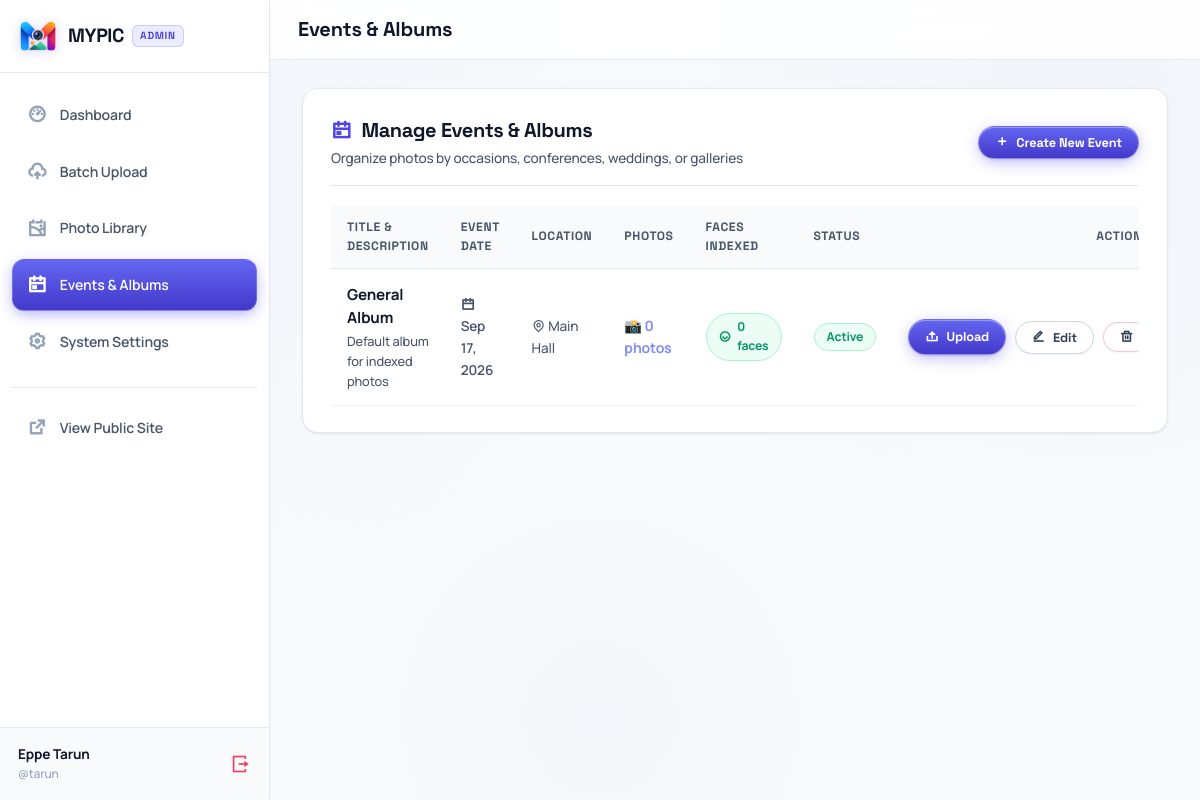
Page /admin/events.php (signed in) on the committed database.
### tables this page shows
CREATE TABLE IF NOT EXISTS `events` (
    `id` INT AUTO_INCREMENT PRIMARY KEY,
    `title` VARCHAR(150) NOT NULL,
    `slug` VARCHAR(160) NOT NULL UNIQUE,
    `description` TEXT DEFAULT NULL,
    `event_date` DATE DEFAULT NULL,
    `location` VARCHAR(150) DEFAULT NULL,
    `cover_image` VARCHAR(255) DEFAULT NULL,
    `is_active` TINYINT(1) DEFAULT 1,
    `photo_count` INT DEFAULT 0,
    `created_at` TIMESTAMP DEFAULT CURRENT_TIMESTAMP,
    `updated_at` TIMESTAMP DEFAULT CURRENT_TIMESTAMP ON UPDATE CURRENT_TIMESTAMP
);

### admin/events.php (the view, shortened to what this page needs)
<?php
$pageTitle = 'Events & Albums';
require_once __DIR__ . '/header.php';
$db = Database::getConnection();
$stmt = $db->query("
    SELECT e.*,
        (SELECT COUNT(*) FROM photos WHERE event_id = e.id) AS photo_count,
        (SELECT COUNT(*) FROM photo_faces pf JOIN photos p ON pf.photo_id = p.id WHERE p.event_id = e.id) AS total_faces
    FROM events e
    ORDER BY e.event_date DESC, e.id DESC
");
$events = $stmt->fetchAll();
?>
<div class="admin-card">
    <div class="card-header-row">
        <div>
            <div class="card-title">
                <i class="ri-calendar-event-line" style="color: var(--primary);"></i>
                <span>Manage Events & Albums</span>
            </div>
            <div style="font-size: 0.85rem; color: var(--text-secondary); margin-top: 2px;">Organize photos by occasions, conferences, weddings, or galleries</div>
        </div>
        <button class="btn btn-primary btn-sm" onclick="openEventModal()">
            <i class="ri-add-line"></i> Create New Event
        </button>
    </div>
    <?php if (empty($events)): ?>
        <div style="text-align: center; padding: 56px 20px; color: var(--text-secondary);">
            <div style="font-size: 48px; margin-bottom: 12px; color: var(--text-muted);"><i class="ri-folder-add-line"></i></div>
            <div style="font-weight: 700; color: #ffffff; font-size: 1.15rem; margin-bottom: 4px;">No events created yet</div>
            <p style="font-size: 0.9rem; margin-bottom: 20px;">Create your first event album to start grouping photos.</p>
            <button class="btn btn-primary btn-sm" onclick="openEventModal()"><i class="ri-add-line"></i> Create Event</button>
        </div>
    <?php else: ?>
        <div class="table-responsive">
            <table class="admin-table">
                <thead>
                    <tr>
                        <th>Title & Description</th>
                        <th>Event Date</th>
                        <th>Location</th>
                        <th>Photos</th>
                        <th>Faces Indexed</th>
                        <th>Status</th>
                        <th style="text-align: right;">Actions</th>
                    </tr>
                </thead>
                <tbody>
                    <?php foreach ($events as $ev): ?>
                        <tr id="event-row-<?php echo $ev['id']; ?>">
                            <td>
                                <div style="font-weight: 700; color: #ffffff; font-size: 0.95rem;"><?php echo htmlspecialchars($ev['title']); ?></div>
                                <div style="font-size: 0.8rem; color: var(--text-secondary); margin-top: 2px; max-width: 320px;">
                                    <?php echo htmlspecialchars($ev['description'] ?: 'No description'); ?>
                                </div>
                            </td>
                            <td>
                                <span style="font-size: 0.85rem; color: var(--text-secondary); font-weight: 600;">
                                    <i class="ri-calendar-line"></i> <?php echo $ev['event_date'] ? date('M d, Y', strtotime($ev['event_date'])) : 'N/A'; ?>
                                </span>
                            </td>
                            <td>
                                <span style="font-size: 0.85rem; color: var(--text-secondary);">
                                    <i class="ri-map-pin-line"></i> <?php echo htmlspecialchars($ev['location'] ?: 'Not specified'); ?>
                                </span>
                            </td>
                            <td>
                                <a href="<?php echo BASE_URL; ?>/admin/photos.php?event_id=<?php echo $ev['id']; ?>" style="font-weight: 700; color: #818cf8; text-decoration: none;">
                                    📸 <?php echo $ev['photo_count']; ?> photos
                                </a>
                            </td>
                            <td>
                                <span class="status-badge badge-pass">
                                    <i class="ri-user-smile-line"></i> <?php echo $ev['total_faces']; ?> faces
                                </span>
                            </td>
                            <td>
                                <span class="status-badge <?php echo $ev['is_active'] ? 'badge-pass' : 'badge-fail'; ?>">
                                    <?php echo $ev['is_active'] ? 'Active' : 'Hidden'; ?>
                                </span>
                            </td>
                            <td style="text-align: right; white-space: nowrap;">
                                <a href="<?php echo BASE_URL; ?>/admin/upload.php?event_id=<?php echo $ev['id']; ?>" class="btn btn-primary btn-sm" style="margin-right: 6px;" title="Upload photos into this event">
                                    <i class="ri-upload-2-line"></i> Upload
                                </a>
                                <button class="btn btn-secondary btn-sm" onclick='editEvent(<?php echo json_encode($ev); ?>)' style="margin-right: 6px;">
                                    <i class="ri-edit-line"></i> Edit
                                </button>
                                <button class="btn btn-secondary btn-sm" style="color: #f43f5e; border-color: rgba(244, 63, 94, 0.3);" onclick="deleteEvent(<?php echo $ev['id']; ?>, '<?php echo htmlspecialchars(addslashes($ev['title'])); ?>')">
                                    <i class="ri-delete-bin-line"></i>
                                </button>
                            </td>
                        </tr>
                    <?php endforeach; ?>
                </tbody>
            </table>
        </div>
    <?php endif; ?>
</div>
<?php require_once __DIR__ . '/footer.php'; ?>

### admin/header.php (shortened to what this page needs)
<?php
$currentPage = basename($_SERVER['PHP_SELF'], '.php');
?>
<!DOCTYPE html>
<html lang="en">
<head>
    <link rel="stylesheet" href="https://cdn.jsdelivr.net/npm/remixicon@4.2.0/fonts/remixicon.css">
    <link rel="stylesheet" href="<?php echo BASE_URL; ?>/assets/css/admin.css?v=<?php echo time(); ?>">
</head>
<body class="admin-body">
    <aside class="admin-sidebar" id="adminSidebar">
        <a href="<?php echo BASE_URL; ?>/admin/index.php" class="sidebar-brand">
            <img src="<?php echo BASE_URL; ?>/assets/images/logo-icon.png" alt="MYPIC" class="sidebar-brand-logo">
            <div class="sidebar-brand-info">
                <span class="sidebar-brand-name">MYPIC</span>
                <span class="sidebar-brand-badge">ADMIN</span>
            </div>
        </a>
        <ul class="sidebar-menu">
            <li>
                <a href="<?php echo BASE_URL; ?>/admin/index.php" class="sidebar-link <?php echo $currentPage === 'index' ? 'active' : ''; ?>">
                    <i class="ri-dashboard-3-line"></i>
                    <span>Dashboard</span>
                </a>
            </li>
            <li>
                <a href="<?php echo BASE_URL; ?>/admin/upload.php" class="sidebar-link <?php echo $currentPage === 'upload' ? 'active' : ''; ?>">
                    <i class="ri-upload-cloud-2-line"></i>
                    <span>Batch Upload</span>
                </a>
            </li>
            <li>
                <a href="<?php echo BASE_URL; ?>/admin/photos.php" class="sidebar-link <?php echo $currentPage === 'photos' ? 'active' : ''; ?>">
                    <i class="ri-gallery-line"></i>
                    <span>Photo Library</span>
                </a>
            </li>
            <li>
                <a href="<?php echo BASE_URL; ?>/admin/events.php" class="sidebar-link <?php echo $currentPage === 'events' ? 'active' : ''; ?>">
                    <i class="ri-calendar-event-line"></i>
                    <span>Events & Albums</span>
                </a>
            </li>
            <li>
                <a href="<?php echo BASE_URL; ?>/admin/settings.php" class="sidebar-link <?php echo $currentPage === 'settings' ? 'active' : ''; ?>">
                    <i class="ri-settings-3-line"></i>
                    <span>System Settings</span>
                </a>
            </li>
            <li style="margin-top: 14px; border-top: 1px solid var(--border-admin); padding-top: 14px;">
                <a href="<?php echo BASE_URL; ?>/" target="_blank" class="sidebar-link">
                    <i class="ri-external-link-line"></i>
                    <span>View Public Site</span>
                </a>
            </li>
        </ul>
        <div class="sidebar-footer">
            <div style="font-size: 0.85rem;">
                <div style="font-weight: 700; color: var(--text-primary);"><?php echo htmlspecialchars($_SESSION['admin_name'] ?? 'Admin'); ?></div>
                <div style="color: var(--text-muted); font-size: 0.75rem;">@<?php echo htmlspecialchars($_SESSION['admin_username'] ?? 'admin'); ?></div>
            </div>
            <a href="<?php echo BASE_URL; ?>/admin/logout.php" style="color: #f43f5e; text-decoration: none; font-size: 1.25rem; display: flex; align-items: center;" title="Logout">
                <i class="ri-logout-box-r-line"></i>
            </a>
        </div>
    </aside>
    <div class="admin-main">
        <header class="admin-header">
            <div style="display: flex; align-items: center;">
                <div id="adminPageHeaderTitle" style="font-family: var(--font-heading); font-size: 1.25rem; font-weight: 800; color: var(--text-primary); letter-spacing: -0.01em;">
                    <?php echo isset($pageTitle) ? htmlspecialchars($pageTitle) : 'Admin Panel'; ?>
                </div>
            </div>
        </header>
        <div class="admin-container">

### admin/footer.php (shortened to what this page needs)
        </div>
    </div>
</body>
</html>

### rows in the picture
events: title "General Album", description "Default album for indexed photos", event_date "Sep 17, 2026", location "Main Hall", photo_count "0", total_faces "0", is_active "Active"

### other values in the picture
$_SESSION['admin_name'] "Eppe Tarun"
$_SESSION['admin_username'] "tarun"
$pageTitle "Events & Albums"
